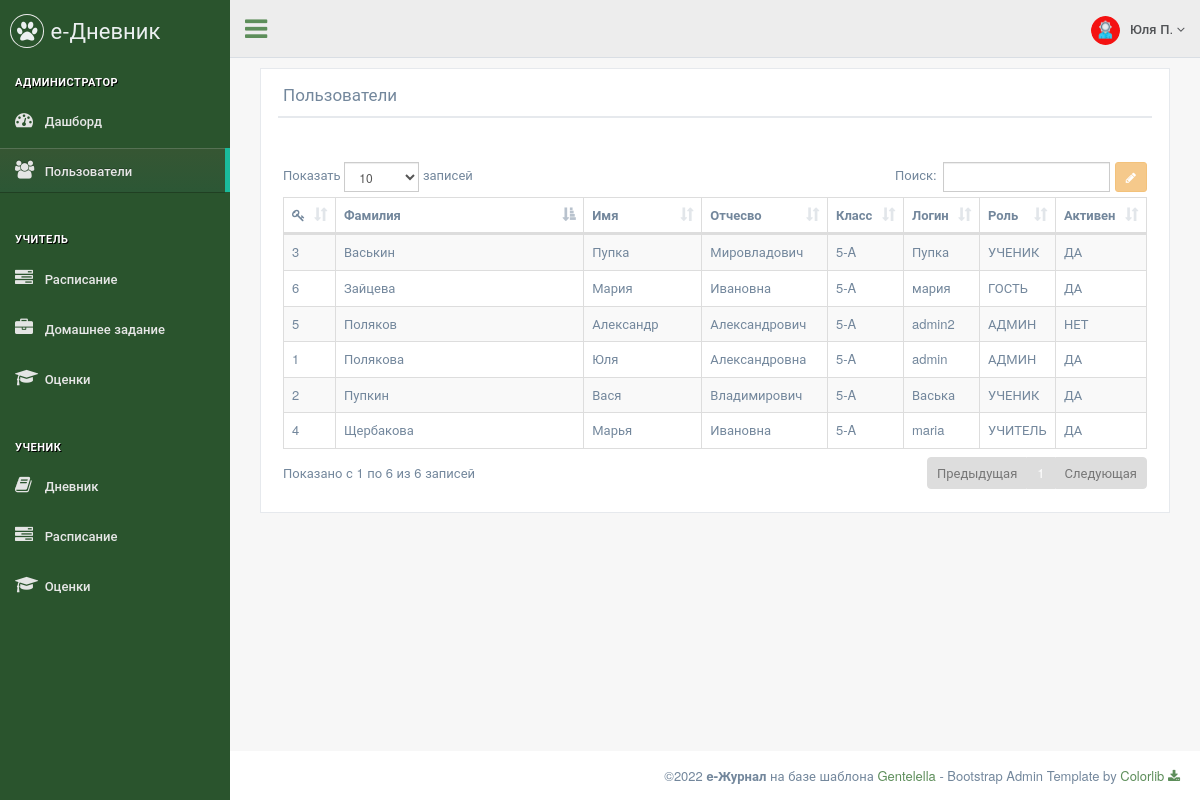
/admin/users (signed in), run on an earlier commit of the app's database.
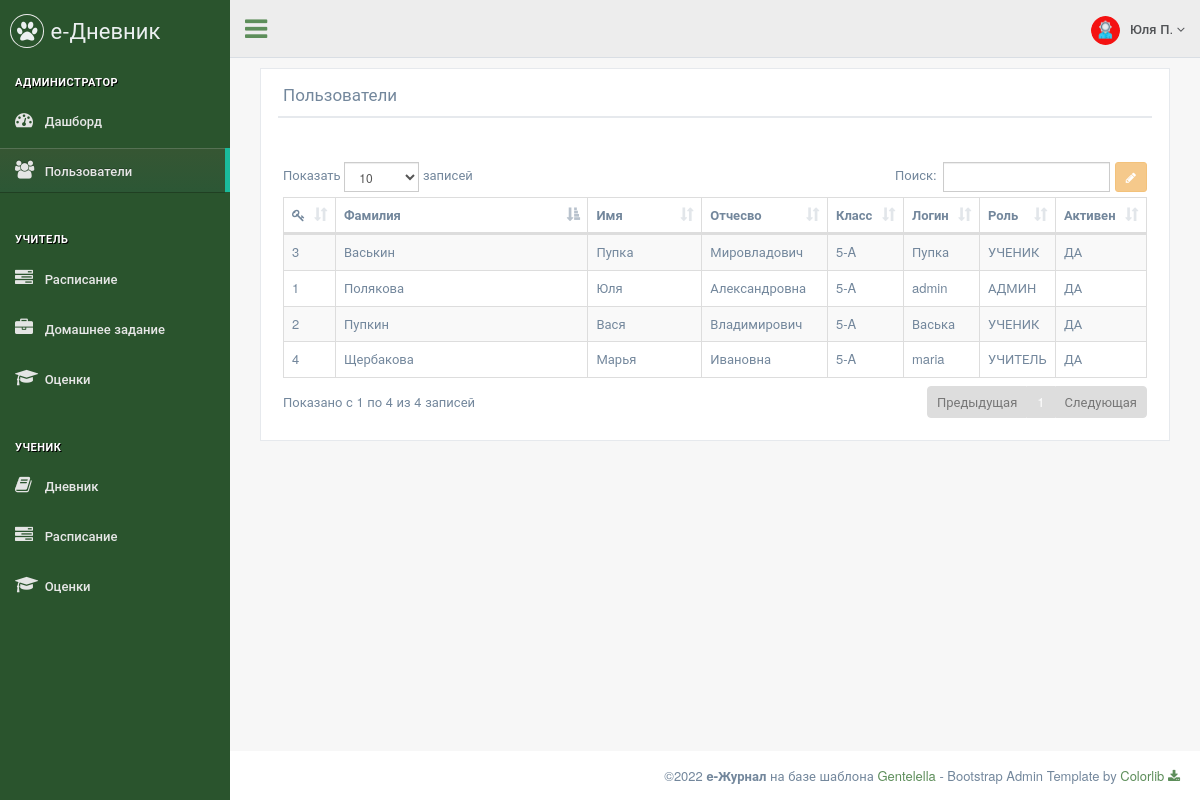
And on a later commit of the database.
### data/menu.py (models this page shows)
class Menu(ORMBase):
    __tablename__ = 'menu'
    id = Column(Integer, primary_key=True, autoincrement=True, unique=True)
    name = Column(String, nullable=True)
    section = Column(String, nullable=True)
    title = Column(String, nullable=True)
    icon = Column(String, nullable=True)
    ref = Column(String, nullable=True)
    roles = Column(String, nullable=True)
    order = Column(Integer, nullable=True)

### data/users.py (models this page shows)
class Users(ORMBase, UserMixin):
    __tablename__ = 'users'
    __json_exclude__ = set(["password"])
    id = Column(Integer, primary_key=True, autoincrement=True, unique=True)
    name = Column(String, nullable=True)
    surname = Column(String, nullable=True)
    otchestvo = Column(String, nullable=True)
    login = Column(String, nullable=True)
    password = Column(String, nullable=True)
    role = Column(String, nullable=True)
    class_id = Column(Integer, ForeignKey('classes.cl_id'), nullable=True)
    active = Column(Integer, nullable=True)

### main.py (the view, shortened to what this page needs)
@app.route('/admin/users', methods=['POST', 'GET'])
def admin_users():
    form = UserEditForm()
    users = session.query(Users.id,
                          Users.class_id,
                          Users.name,
                          Users.otchestvo,
                          Users.surname,
                          Users.login,
                          Users.role,
                          Users.active,
                          Classes.number,
                          Classes.letter).filter(Users.class_id == Classes.cl_id).all()
    return render_page(['admin'], '/admin/users', 'admin_users.html', users=users, form=form)

### main.py
class UserEditForm(FlaskForm):
    identifier = StringField()
    id = StringField('ID')
    surname = StringField('Фамилия', validators=[DataRequired()])
    name = StringField('Имя', validators=[DataRequired()])
    otchestvo = StringField('Отчество')
    role = StringField('Роль')
    class_id = StringField('ID класса')
    active = BooleanField('Активен')

### main.py (called while the page is built)
@login_manager.user_loader
def load_user(user_id):
    return session.query(Users).get(user_id)

def get_menu(role):
    items = session.query(Menu).filter(Menu.roles.ilike(f'%{role}%')).all()
    menu = dict()
    section = ""
    for item in items:
        if item.section:
            arr = menu.get(section)
            arr.append(item)
            menu[section] = arr
        else:
            section = item.title
            menu[section] = []
    return menu

def render_page(roles, ref, template, **context):
    if not login_fresh():
        return render_403()
    else:
        if current_user.role in roles:
            menu = get_menu(current_user.role)
            if not context:
                context = dict()
            context["menu"] = menu
            context["ref"] = ref
            context["role"] = current_user.role
            context["username"] = f"{current_user.name} {current_user.surname[0]}."
            return render_template(template, **context)
        else:
            return render_403()

### templates/admin_users.html (shortened to what this page needs)
{% extends "page_base.html" %}
{% block content %}
<div class="col-md-12 col-sm-12 col-xs-12">
    <div class="x_panel">
        <div class="x_title">
            <h2>Пользователи <small>Редактирование и активация пользователей</small></h2>
            <div class="clearfix"></div>
        </div>
        <div class="x_content">
            <p class="text-muted font-13 m-b-30">
                &nbsp;
            </p>
            <table id="datatable-users" class="table table-striped table-bordered dt-responsive nowrap dataTable" cellspacing="0" width="100%">
                <thead>
                    <tr>
                        <th title="ID"><i class="fa fa-key"></i></th>
                        <th>Фамилия</th>
                        <th>Имя</th>
                        <th>Отчесво</th>
                        <th>Класс</th>
                        <th>Логин</th>
                        <th>Роль</th>
                        <th>Активен</th>
                    </tr>
                </thead>
                <tbody>
                    {% for user in users %}
                    <tr>
                        <td>{{ user.id }}</td>
                        <td>{{ user.surname }}</td>
                        <td>{{ user.name }}</td>
                        <td>{{ user.otchestvo }}</td>
                        <td>{{ user.number }}-{{ user.letter }}</td>
                        <td>{{ user.login }}</td>
                        {% if user.role == 'admin' %}
                        <td>АДМИН</td>
                        {% elif user.role == 'teacher' %}
                        <td>УЧИТЕЛЬ</td>
                        {% elif user.role == 'student' %}
                        <td>УЧЕНИК</td>
                        {% else %}
                        <td>ГОСТЬ</td>
                        {% endif %}
                        {% if user.active == 0 %}
                        <td>НЕТ</td>
                        {% else %}
                        <td>ДА</td>
                        {% endif %}
                    </tr>
                    {% endfor %}
                </tbody>
            </table>
        </div>
    </div>
</div>
{% endblock %}

### templates/page_base.html (shortened to what this page needs)
<!DOCTYPE html>
<html lang="en">
  <head>
    <link href="/static/vendors/bootstrap/css/bootstrap.min.css" rel="stylesheet">
    <link href="/static/vendors/font-awesome/css/font-awesome.min.css" rel="stylesheet">
    <link href="/static/vendors/nprogress/nprogress.css" rel="stylesheet">
    <link href="/static/vendors/animate.css/animate.min.css" rel="stylesheet">
    <link href="/static/vendors/datatables.net-bs/css/dataTables.bootstrap.min.css" rel="stylesheet">
    <link href="/static/vendors/datatables.net-buttons-bs/css/buttons.bootstrap.min.css" rel="stylesheet">
    <link href="/static/vendors/datatables.net-fixedheader-bs/css/fixedHeader.bootstrap.min.css" rel="stylesheet">
    <link href="/static/vendors/datatables.net-responsive-bs/css/responsive.bootstrap.min.css" rel="stylesheet">
    <link href="/static/vendors/datatables.net-scroller-bs/css/scroller.bootstrap.min.css" rel="stylesheet">
    <link href="/static/vendors/switchery/switchery.css" rel="stylesheet">
    <link href="/static/css/custom.css" rel="stylesheet">
  </head>
  <body class="nav-md">
    <div class="container body">
      <div class="main_container">
        <div class="col-md-3 left_col">
          <div class="left_col scroll-view">
            <div class="navbar nav_title" style="border: 0;">
              <a href="index.html" class="site_title"><i class="fa fa-paw"></i> <span>е-Дневник</span></a>
            </div>
            <br />
            <div id="sidebar-menu" class="main_menu_side hidden-print main_menu">
              {% for section in menu.keys() %}
                <div class="menu_section">
                  <h3>{{ section }}</h3>
                  <ul class="nav side-menu">
                    {% for item in menu.get(section) %}
                      {% if item.ref == ref %}
                        <li class="active"><a href="{{ item.ref }}"><i class="{{ item.icon }}"></i> {{ item.title }}</a></li>
                      {% else %}
                        <li><a href="{{ item.ref }}"><i class="{{ item.icon }}"></i> {{ item.title }}</a></li>
                      {% endif %}
                    {% endfor %}
                  </ul>
                </div>
              {% endfor %}
            </div>
          </div>
        </div>
        <div class="top_nav">
          <div class="nav_menu">
            <nav>
              <div class="nav toggle">
                <a id="menu_toggle"><i class="fa fa-bars"></i></a>
              </div>
              <ul class="nav navbar-nav navbar-right">
                <li class="">
                  <a href="javascript:;" class="user-profile dropdown-toggle" data-toggle="dropdown" aria-expanded="false">
                    <img src="/static/images/{{ role }}.png" alt="">{{ username }}
                    <span class=" fa fa-angle-down"></span>
                  </a>
                </li>
              </ul>
            </nav>
          </div>
        </div>
        <div id="page-content" class="right_col" role="main">
          {% block content %}{% endblock %}
        </div>
        <footer>
          <div class="pull-right">
            ©2022 <b>e-Журнал</b> на базе шаблона <a href="https://colorlib.com/polygon/gentelella/index.html">Gentelella</a> - Bootstrap Admin Template by <a href="https://github.com/ColorlibHQ/gentelella">Colorlib <i class="fa fa-download"></i></a>
          </div>
          <div class="clearfix"></div>
        </footer>
      </div>
    </div>
  </body>
</html>

What changed in the data, as far as the page shows it:
removed Users: id "5", surname "Поляков", name "Александр", otchestvo "Александрович", number "5", letter "A", login "admin2", role "АДМИН", shows "НЕТ"
removed Users: id "6", surname "Зайцева", name "Мария", otchestvo "Ивановна", number "5", letter "A", login "мария", role "ГОСТЬ", shows "ДА"
Also different on the page:
text written by a page script: "Показать записей Поиск: Показано с 1 по 6 из 6 записей Предыдущая 1 Следующая" → "Показать записей Поиск: Показано с 1 по 4 из 4 записей Предыдущая 1 Следующая"
